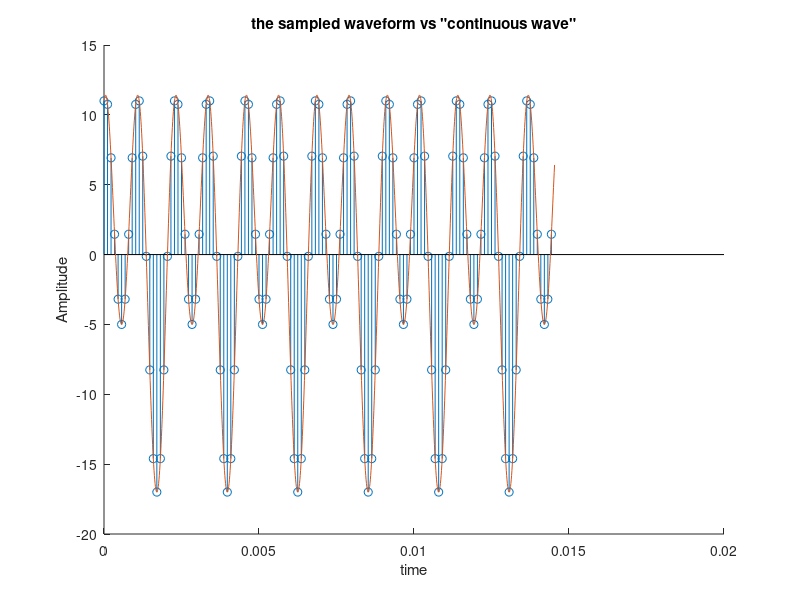

This figure's MATLAB source:
a=6;
b=11;
p=440;
q=880;
r=8800;
n=128;
times=10;
close all;

Fs = r;
t = 0:1/Fs:1-1/Fs;
Ts= 1/Fs;
Tend=(n-1)*Ts;
X = a*sin(2*pi*p*t)+b*cos(2*pi*q*t);


figure
Y = linspace(0,Tend);
hold on
stem(t(1:n),X(1:n));

Fs = r*times;
t = 0:1/Fs:1-1/Fs;
Ts= 1/Fs;
Tend=(n-1)*Ts;
X = a*sin(2*pi*p*t)+b*cos(2*pi*q*t);

plot(t(1:n*times),X(1:n*times));
hold off
title('the sampled waveform vs "continuous wave"')
xlabel('time')
ylabel('Amplitude')
